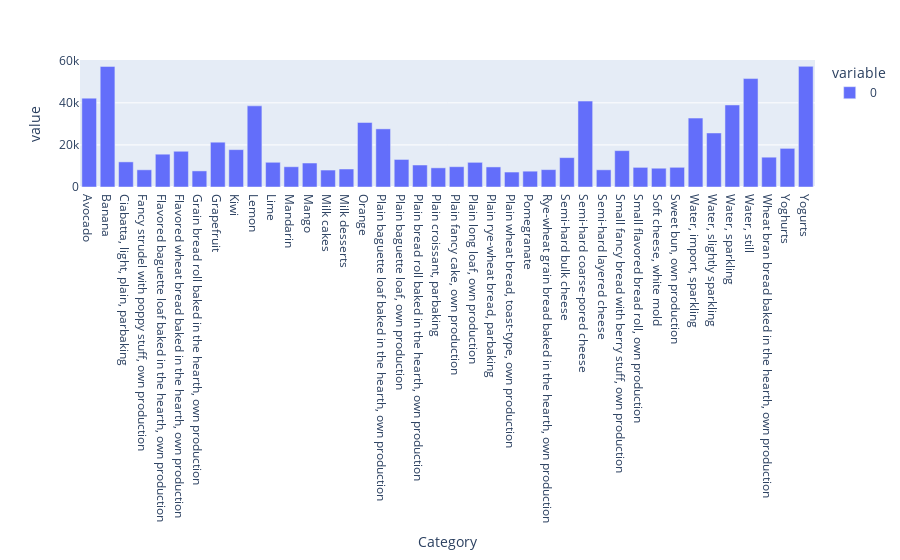

This figure's notebook cell:
### Markdown cell above
El brand, id, trademarking, countryorigin, Si tenen un 0 els he categoritzat com a altres
El category té 5 nan els hem reemplaçat pel grup

### Code cell
fig = px.bar(df.groupby('Category').size())
fig.show()

### Figure 1 — Plotly figure (JSON) as saved in the notebook; plotly's stock layout.template omitted (floating-point values rounded to 4 significant figures)
{"data": [{"alignmentgroup": "True", "hovertemplate": "variable=0<br>Category=%{x}<br>value=%{y}<extra></extra>", "legendgroup": "0", "marker": {"color": "#636efa", "pattern": {"shape": ""}}, "name": "0", "offsetgroup": "0", "orientation": "v", "showlegend": true, "textposition": "auto", "type": "bar", "x": ["Avocado", "Banana", "Ciabatta, light, plain, parbaking", "Fancy strudel with poppy stuff, own production", "Flavored baguette loaf baked in the hearth, own production", "Flavored wheat bread baked in the hearth, own production", "Grain bread roll baked in the hearth, own production", "Grapefruit", "Kiwi", "Lemon", "Lime", "Mandarin", "Mango", "Milk cakes", "Milk desserts", "Orange", "Plain baguette loaf baked in the hearth, own production", "Plain baguette loaf, own production", "Plain bread roll baked in the hearth, own production", "Plain croissant, parbaking", "Plain fancy cake, own production", "Plain long loaf, own production", "Plain rye-wheat bread, parbaking", "Plain wheat bread, toast-type, own production", "Pomegranate", "Rye-wheat grain bread baked in the hearth, own production", "Semi-hard bulk cheese", "Semi-hard coarse-pored cheese", "Semi-hard layered cheese", "Small fancy bread with berry stuff, own production", "Small flavored bread roll, own production", "Soft cheese, white mold", "Sweet bun, own production", "Water, import, sparkling", "Water, slightly sparkling", "Water, sparkling", "Water, still", "Wheat bran bread baked in the hearth, own production", "Yoghurts", "Yogurts"], "xaxis": "x", "y": [42233, 57310, 11941, 8177, 15595, 16986, 7653, 21292, 17756, 38568, 11748, 9632, 11396, 8062, 8556, 30665, 27628, 13094, 10451, 9113, 9650, 11727, 9537, 7110, 7517, 8262, 13962, 40839, 8172, 17287, 9329, 8928, 9364, 32756, 25677, 38986, 51534, 14168, 18362, 57343], "yaxis": "y"}], "layout": {"barmode": "relative", "legend": {"title": {"text": "variable"}, "tracegroupgap": 0}, "margin": {"t": 60}, "xaxis": {"anchor": "y", "domain": [0, 1], "title": {"text": "Category"}}, "yaxis": {"anchor": "x", "domain": [0, 1], "title": {"text": "value"}}}}
